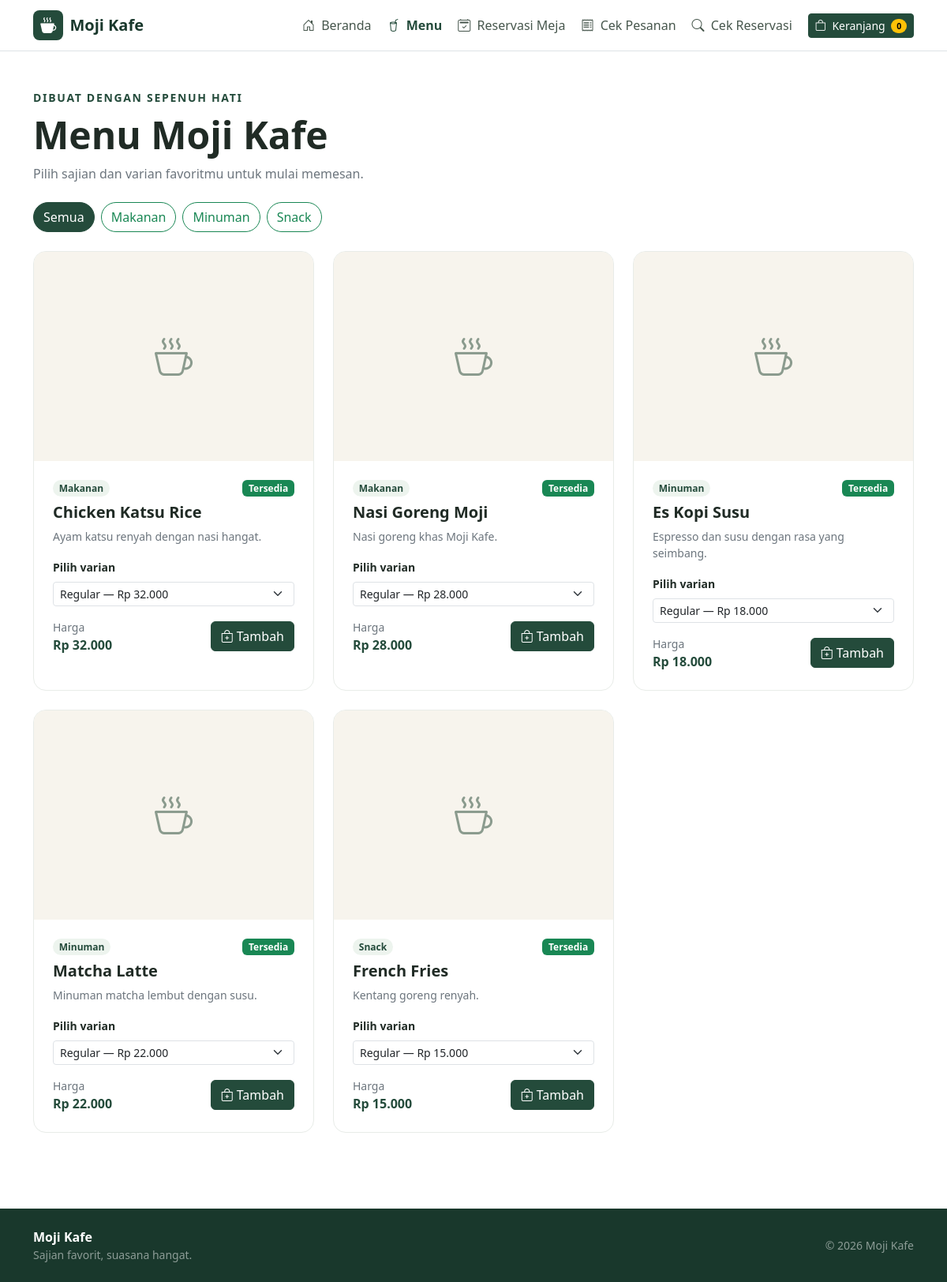
/public/menu.php, run on the app's committed database.
### tables this page shows
CREATE TABLE IF NOT EXISTS categories (
    id INT UNSIGNED NOT NULL AUTO_INCREMENT,
    name VARCHAR(100) NOT NULL,
    created_at DATETIME NOT NULL DEFAULT CURRENT_TIMESTAMP,
    PRIMARY KEY (id),
    UNIQUE KEY uq_categories_name (name)
);

CREATE TABLE IF NOT EXISTS products (
    id INT UNSIGNED NOT NULL AUTO_INCREMENT,
    category_id INT UNSIGNED NOT NULL,
    name VARCHAR(150) NOT NULL,
    description TEXT NULL,
    price DECIMAL(10,2) NOT NULL,
    image VARCHAR(255) NULL,
    is_available BOOLEAN NOT NULL DEFAULT TRUE,
    created_at DATETIME NOT NULL DEFAULT CURRENT_TIMESTAMP,
    updated_at DATETIME NOT NULL DEFAULT CURRENT_TIMESTAMP ON UPDATE CURRENT_TIMESTAMP,
    PRIMARY KEY (id),
    KEY idx_products_category_id (category_id),
    KEY idx_products_is_available (is_available),
    CONSTRAINT fk_products_category
        FOREIGN KEY (category_id) REFERENCES categories (id)
        ON UPDATE CASCADE ON DELETE RESTRICT
);

### includes/functions.php (called while the page is built, shortened)
<?php
function sanitize(string|int|float|bool|null $data): string
{
    return htmlspecialchars((string) $data, ENT_QUOTES | ENT_SUBSTITUTE, 'UTF-8');
}
function product_image_url(?string $fileName): ?string
{
    if (
        $fileName === null
        || preg_match('/\A[a-f0-9]{32}\.(?:jpg|jpeg|png|webp)\z/', $fileName) !== 1
    ) {
        return null;
    }
    return BASE_URL . '/uploads/products/' . rawurlencode($fileName);
}

### public/menu.php (the view, shortened to what this page needs)
<?php
require_once __DIR__ . '/../config/database.php';
require_once __DIR__ . '/../includes/functions.php';
$categoryQuery = $pdo->query('SELECT id, name FROM categories ORDER BY name');
$categories = $categoryQuery->fetchAll();
$selectedCategoryId = null;
$sql = 'SELECT p.id, p.category_id, p.name, p.description, p.price, p.image, p.is_available,
               c.name AS category_name
        FROM products p
        INNER JOIN categories c ON c.id = p.category_id';
$parameters = [];
$sql .= ' ORDER BY p.is_available DESC, c.name, p.name';
$productQuery = $pdo->prepare($sql);
$productQuery->execute($parameters);
$products = $productQuery->fetchAll();
$variantsByProduct = [];
if ($products !== []) {
    $productIds = array_map(static fn (array $product): int => (int) $product['id'], $products);
    $placeholders = implode(', ', array_fill(0, count($productIds), '?'));
    $variantQuery = $pdo->prepare(
        'SELECT id, product_id, name, price, is_available
         FROM product_variants
         WHERE product_id IN (' . $placeholders . ')
         ORDER BY product_id, id'
    );
    $variantQuery->execute($productIds);
    foreach ($variantQuery->fetchAll() as $variant) {
        $variantsByProduct[(int) $variant['product_id']][] = $variant;
    }
}
require __DIR__ . '/../includes/header.php';
?>
<section class="container py-4 py-lg-5">
    <div class="mb-4">
        <p class="section-kicker text-uppercase small fw-semibold mb-2">Dibuat dengan sepenuh hati</p>
        <h1 class="display-5 fw-bold mb-2">Menu <?= sanitize(APP_NAME) ?></h1>
        <p class="text-secondary mb-0">Pilih sajian dan varian favoritmu untuk mulai memesan.</p>
    </div>
    <nav class="d-flex flex-wrap gap-2 mb-4" aria-label="Filter kategori menu">
        <a
            href="<?= sanitize(BASE_URL) ?>/menu.php"
            class="btn <?= $selectedCategoryId === null ? 'btn-success' : 'btn-outline-success' ?> rounded-pill"
            <?= $selectedCategoryId === null ? 'aria-current="page"' : '' ?>
        >Semua</a>
        <?php foreach ($categories as $category): ?>
            <?php $isActive = $selectedCategoryId === (int) $category['id']; ?>
            <a
                href="<?= sanitize(BASE_URL) ?>/menu.php?category_id=<?= (int) $category['id'] ?>"
                class="btn <?= $isActive ? 'btn-success' : 'btn-outline-success' ?> rounded-pill"
                <?= $isActive ? 'aria-current="page"' : '' ?>
            ><?= sanitize($category['name']) ?></a>
        <?php endforeach; ?>
    </nav>
    <?php if ($products === []): ?>
        <div class="contact-panel p-4 p-lg-5 text-center">
            <i class="bi bi-cup-hot display-5 text-success" aria-hidden="true"></i>
            <h2 class="h4 fw-bold mt-3">Menu belum tersedia</h2>
            <p class="text-secondary mb-0">Silakan pilih kategori lain atau kunjungi kembali nanti.</p>
        </div>
    <?php else: ?>
        <div class="row g-3 g-lg-4">
            <?php foreach ($products as $product): ?>
                <?php
                $productId = (int) $product['id'];
                $imageUrl = product_image_url(is_string($product['image']) ? $product['image'] : null);
                $productVariants = $variantsByProduct[$productId] ?? [];
                $availableVariants = array_values(array_filter(
                    $productVariants,
                    static fn (array $variant): bool => (int) $variant['is_available'] === 1
                ));
                $hasVariants = $productVariants !== [];
                $canAdd = (int) $product['is_available'] === 1 && (!$hasVariants || $availableVariants !== []);
                $displayPrice = $availableVariants[0]['price'] ?? $product['price'];
                ?>
                <div class="col-12 col-sm-6 col-lg-4">
                    <article
                        class="product-card bg-white"
                        data-product-card
                        data-product-id="<?= $productId ?>"
                        data-product-name="<?= sanitize($product['name']) ?>"
                        data-base-price="<?= sanitize($product['price']) ?>"
                    >
                        <?php if ($imageUrl !== null): ?>
                            <img src="<?= sanitize($imageUrl) ?>" alt="<?= sanitize($product['name']) ?>" class="product-image">
                        <?php else: ?>
                            <div class="product-image-placeholder" aria-hidden="true">
                                <i class="bi bi-cup-hot"></i>
                            </div>
                        <?php endif; ?>
                        <div class="p-3 p-lg-4">
                            <div class="d-flex justify-content-between align-items-start gap-2 mb-2">
                                <span class="category-pill badge rounded-pill"><?= sanitize($product['category_name']) ?></span>
                                <span class="badge text-bg-<?= $canAdd ? 'success' : 'secondary' ?>">
                                    <?php if ((int) $product['is_available'] !== 1): ?>
                                        Tidak tersedia
                                    <?php elseif ($hasVariants && $availableVariants === []): ?>
                                        Varian habis
                                    <?php else: ?>
                                        Tersedia
                                    <?php endif; ?>
                                </span>
                            </div>
                            <h2 class="h5 fw-bold"><?= sanitize($product['name']) ?></h2>
                            <?php if (is_string($product['description']) && $product['description'] !== ''): ?>
                                <p class="product-description small text-secondary"><?= sanitize($product['description']) ?></p>
                            <?php else: ?>
                                <p class="product-description small text-secondary">Sajian pilihan dari <?= sanitize(APP_NAME) ?>.</p>
                            <?php endif; ?>
                            <?php if ($availableVariants !== []): ?>
                                <label for="variant-<?= $productId ?>" class="form-label small fw-semibold">Pilih varian</label>
                                <select
                                    class="form-select form-select-sm mb-3"
                                    id="variant-<?= $productId ?>"
                                    data-variant-select
                                    <?= (int) $product['is_available'] !== 1 ? 'disabled' : '' ?>
                                >
                                    <?php foreach ($availableVariants as $variant): ?>
                                        <option
                                            value="<?= (int) $variant['id'] ?>"
                                            data-variant-name="<?= sanitize($variant['name']) ?>"
                                            data-price="<?= sanitize($variant['price']) ?>"
                                        ><?= sanitize($variant['name']) ?> — <?= sanitize(format_rupiah($variant['price'])) ?></option>
                                    <?php endforeach; ?>
                                </select>
                            <?php elseif ($hasVariants): ?>
                                <p class="small text-secondary mb-3">Semua varian sedang tidak tersedia.</p>
                            <?php endif; ?>
                            <div class="d-flex justify-content-between align-items-center gap-2">
                                <div>
                                    <span class="small text-secondary d-block">Harga</span>
                                    <strong class="text-success" data-current-price><?= sanitize(format_rupiah($displayPrice)) ?></strong>
                                </div>
                                <button
                                    type="button"
                                    class="btn btn-success"
                                    data-add-to-cart
                                    <?= $canAdd ? '' : 'disabled' ?>
                                >
                                    <i class="bi bi-bag-plus me-1" aria-hidden="true"></i>Tambah
                                </button>
                            </div>
                        </div>
                    </article>
                </div>
            <?php endforeach; ?>
        </div>
    <?php endif; ?>
</section>
<?php require __DIR__ . '/../includes/footer.php'; ?>

### includes/header.php (shortened to what this page needs)
<?php
require_once __DIR__ . '/functions.php';
$currentPath = parse_url($_SERVER['REQUEST_URI'] ?? '', PHP_URL_PATH);
$publicNavigation = [
    ['label' => 'Beranda', 'path' => 'index.php', 'icon' => 'bi-house-door'],
    ['label' => 'Menu', 'path' => 'menu.php', 'icon' => 'bi-cup-straw'],
    ['label' => 'Reservasi Meja', 'path' => 'booking.php', 'icon' => 'bi-calendar2-check'],
    ['label' => 'Cek Pesanan', 'path' => 'check-order.php', 'icon' => 'bi-receipt'],
    ['label' => 'Cek Reservasi', 'path' => 'check-booking.php', 'icon' => 'bi-search'],
];
?>
<!doctype html>
<html lang="id">
<head>
    <link href="https://cdn.jsdelivr.net/npm/bootstrap@5.3.3/dist/css/bootstrap.min.css" rel="stylesheet">
    <link href="https://cdn.jsdelivr.net/npm/bootstrap-icons@1.11.3/font/bootstrap-icons.min.css" rel="stylesheet">
    <link href="<?= sanitize(BASE_URL) ?>/assets/css/style.css" rel="stylesheet">
</head>
<body>
<header>
    <nav class="navbar navbar-expand-lg bg-white border-bottom sticky-top">
        <div class="container">
            <a class="navbar-brand d-inline-flex align-items-center gap-2 fw-bold" href="<?= sanitize(BASE_URL) ?>/index.php">
                <span class="brand-mark rounded-3 d-inline-flex align-items-center justify-content-center">
                    <i class="bi bi-cup-hot-fill" aria-hidden="true"></i>
                </span>
                <span><?= sanitize(APP_NAME) ?></span>
            </a>
            <div class="collapse navbar-collapse" id="customerNavigation">
                <ul class="navbar-nav ms-auto align-items-lg-center gap-lg-1">
                    <?php foreach ($publicNavigation as $item): ?>
                        <?php $isActive = is_string($currentPath) && str_ends_with($currentPath, '/' . $item['path']); ?>
                        <li class="nav-item">
                            <a
                                class="nav-link<?= $isActive ? ' active fw-semibold' : '' ?>"
                                href="<?= sanitize(BASE_URL) ?>/<?= sanitize($item['path']) ?>"
                                <?= $isActive ? 'aria-current="page"' : '' ?>
                            >
                                <i class="bi <?= sanitize($item['icon']) ?> me-1" aria-hidden="true"></i>
                                <?= sanitize($item['label']) ?>
                            </a>
                        </li>
                    <?php endforeach; ?>
                    <li class="nav-item ms-lg-2">
                        <a class="btn btn-success btn-sm position-relative" href="<?= sanitize(BASE_URL) ?>/cart.php">
                            <i class="bi bi-bag me-1" aria-hidden="true"></i>
                            Keranjang
                            <span
                                id="cart-count"
                                class="badge rounded-pill text-bg-warning ms-1"
                                aria-label="Jumlah item dalam keranjang"
                            >0</span>
                        </a>
                    </li>
                </ul>
            </div>
        </div>
    </nav>
</header>
<main id="main-content">

### includes/footer.php (shortened to what this page needs)
</main>
<footer class="site-footer mt-5">
    <div class="container py-4 d-flex flex-column flex-md-row justify-content-between align-items-md-center gap-2">
        <div>
            <strong><?= sanitize(APP_NAME) ?></strong>
            <p class="small text-white-50 mb-0">Sajian favorit, suasana hangat.</p>
        </div>
        <p class="small text-white-50 mb-0">&copy; <?= date('Y') ?> <?= sanitize(APP_NAME) ?></p>
    </div>
</footer>
</body>
</html>

### public/assets/css/style.css (style rules this page uses)
:root { --cafe-green: #244b3b; --cafe-green-dark: #19382c; --cafe-cream: #f7f4ed; --cafe-ink: #202b25; --cafe-muted: #68756d; --cafe-gold: #e5bf83; }
body { color: var(--cafe-ink); background: #fff; }
.navbar-brand { color: var(--cafe-green-dark); }
.brand-mark { width: 2.4rem; height: 2.4rem; color: #fff; background: var(--cafe-green); }
.navbar .nav-link { color: #46564c; }
.navbar .nav-link:hover, .navbar .nav-link.active { color: var(--cafe-green); }
.btn-success { --bs-btn-bg: var(--cafe-green); --bs-btn-border-color: var(--cafe-green); --bs-btn-hover-bg: var(--cafe-green-dark); --bs-btn-hover-border-color: var(--cafe-green-dark); --bs-btn-active-bg: var(--cafe-green-dark); --bs-btn-active-border-color: var(--cafe-green-dark); }
.text-success { color: var(--cafe-green) !important; }
.section-kicker { color: var(--cafe-green); letter-spacing: .12em; }
.product-card { height: 100%; overflow: hidden; border: 1px solid #e8ece8; border-radius: 1rem; transition: transform .18s ease, box-shadow .18s ease; }
.product-image-placeholder { display: grid; width: 100%; aspect-ratio: 4 / 3; place-items: center; color: #8b9b8e; background: var(--cafe-cream); font-size: 3rem; }
.category-pill { color: var(--cafe-green); background: #edf4ee; }
.site-footer { color: #fff; background: var(--cafe-green-dark); }

### data on the page
categories: name "Makanan"
categories: name "Minuman"
categories: name "Snack"
products: category.name "Makanan", is_available "Tersedia", name "Chicken Katsu Rice", description "Ayam katsu renyah dengan nasi hangat."
products: category.name "Makanan", is_available "Tersedia", name "Nasi Goreng Moji", description "Nasi goreng khas Moji Kafe."
products: category.name "Minuman", is_available "Tersedia", name "Es Kopi Susu", description "Espresso dan susu dengan rasa yang seimbang."
products: category.name "Minuman", is_available "Tersedia", name "Matcha Latte", description "Minuman matcha lembut dengan susu."
products: category.name "Snack", is_available "Tersedia", name "French Fries", description "Kentang goreng renyah."

### other printed values
APP_NAME "Moji Kafe"
$item['label'] "Beranda"
$item['label'] "Menu"
$item['label'] "Reservasi Meja"
$item['label'] "Cek Pesanan"
$item['label'] "Cek Reservasi"
form field value "Regular — Rp 32.000"
form field value "Regular — Rp 28.000"
form field value "Regular — Rp 18.000"
form field value "Regular — Rp 22.000"
form field value "Regular — Rp 15.000"
